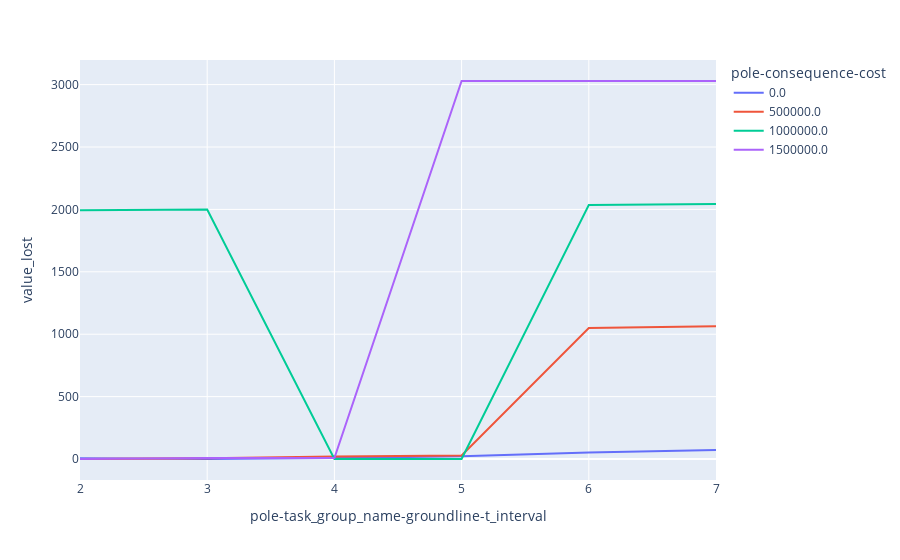

Write notebook code for a chart like this one.
### Code cell
df_total = calc_value_lost(df=df_rolling, x_var='pole-task_group_name-groundline-t_interval', y_var='pole-consequence-cost')

# Plot the results to check it works 
px.line(df_total.reset_index(), x='pole-task_group_name-groundline-t_interval', y = 'value_lost', color='pole-consequence-cost')

### Figure 1 — Plotly figure (JSON) as saved in the notebook; plotly's stock layout.template omitted (floating-point values rounded to 4 significant figures)
{"data": [{"hovertemplate": "pole-consequence-cost=0.0<br>pole-task_group_name-groundline-t_interval=%{x}<br>value_lost=%{y}<extra></extra>", "legendgroup": "0.0", "line": {"color": "#636efa", "dash": "solid"}, "mode": "lines", "name": "0.0", "orientation": "v", "showlegend": true, "type": "scatter", "x": [2, 3, 4, 5, 6, 7], "xaxis": "x", "y": [6.7, 0, 7.9, 22.7, 51.1, 72.6], "yaxis": "y"}, {"hovertemplate": "pole-consequence-cost=500000.0<br>pole-task_group_name-groundline-t_interval=%{x}<br>value_lost=%{y}<extra></extra>", "legendgroup": "500000.0", "line": {"color": "#EF553B", "dash": "solid"}, "mode": "lines", "name": "500000.0", "orientation": "v", "showlegend": true, "type": "scatter", "x": [2, 3, 4, 5, 6, 7], "xaxis": "x", "y": [0, 6.7, 20.8, 28.6, 1050.0, 1064.0], "yaxis": "y"}, {"hovertemplate": "pole-consequence-cost=1000000.0<br>pole-task_group_name-groundline-t_interval=%{x}<br>value_lost=%{y}<extra></extra>", "legendgroup": "1000000.0", "line": {"color": "#00cc96", "dash": "solid"}, "mode": "lines", "name": "1000000.0", "orientation": "v", "showlegend": true, "type": "scatter", "x": [2, 3, 4, 5, 6, 7], "xaxis": "x", "y": [1992.0, 2000.0, 0, 0.1, 2035.0, 2043.0], "yaxis": "y"}, {"hovertemplate": "pole-consequence-cost=1500000.0<br>pole-task_group_name-groundline-t_interval=%{x}<br>value_lost=%{y}<extra></extra>", "legendgroup": "1500000.0", "line": {"color": "#ab63fa", "dash": "solid"}, "mode": "lines", "name": "1500000.0", "orientation": "v", "showlegend": true, "type": "scatter", "x": [2, 3, 4, 5, 6, 7], "xaxis": "x", "y": [0, 7.5, 7.7, 3029.0, 3029, 3029], "yaxis": "y"}], "layout": {"legend": {"title": {"text": "pole-consequence-cost"}, "tracegroupgap": 0}, "margin": {"t": 60}, "xaxis": {"anchor": "y", "domain": [0, 1], "title": {"text": "pole-task_group_name-groundline-t_interval"}}, "yaxis": {"anchor": "x", "domain": [0, 1], "title": {"text": "value_lost"}}}}
